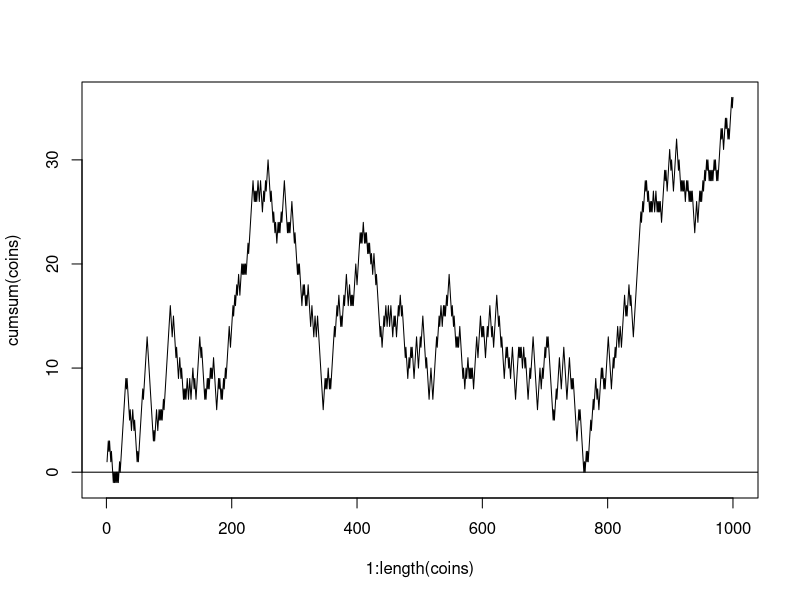
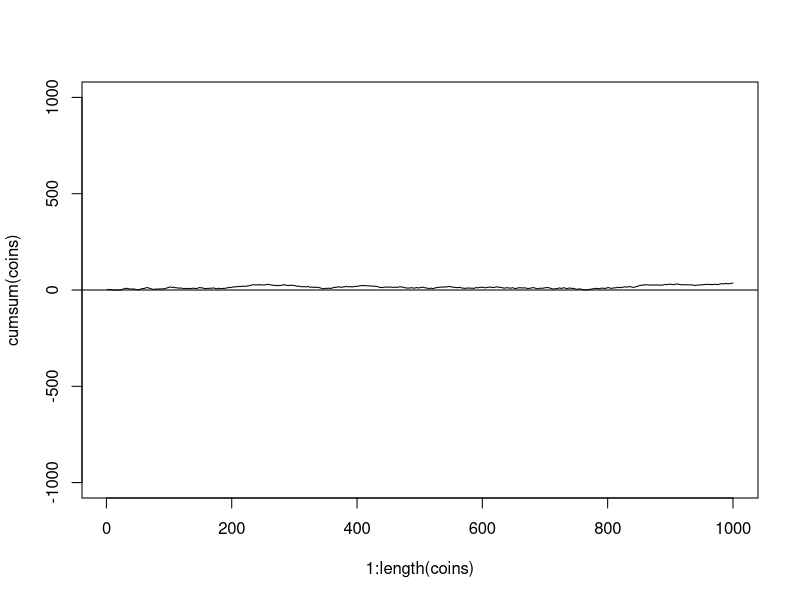
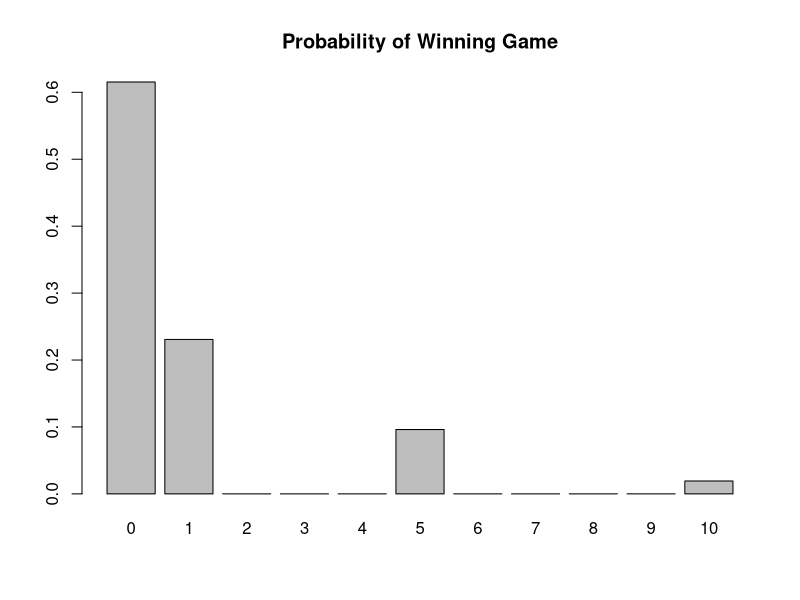
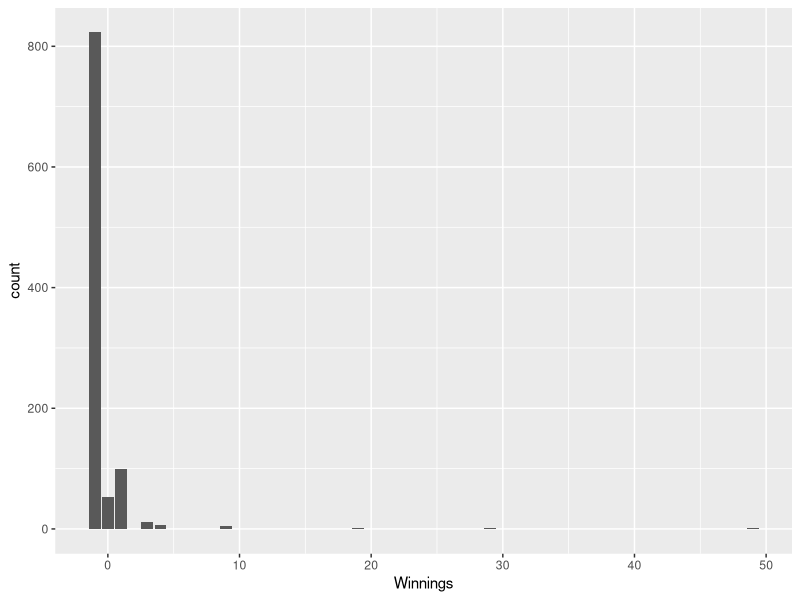

Write R code to recreate these figures, in order.
## ---- chunk 1
set.seed(2112)
library(ggplot2)
## ---- chunk 2
coins <- sample(c(-1,1), 1000, replace=TRUE)
plot(1:length(coins), cumsum(coins), type='l')
abline(h=0)
## ---- chunk 3
plot(1:length(coins), cumsum(coins), type='l', ylim=c(-1000, 1000))
abline(h=0)
## ---- chunk 4
cards <- data.frame(Event = c('Heart (not ace)','Ace','King of Spades','All else'),
	X = c(1, 5, 10, 0),	pX = c(12/52, 5/52, 1/52, 32/52) )
cards$XpX <- cards$X * cards$pX
cards2 <- rep(0, 11)
cards2[cards$X + 1] <- cards$pX
names(cards2) <- 0:10
barplot(cards2, main='Probability of Winning Game')
## ---- chunk 5
tickets <- as.data.frame(rbind(
	c(    '$1',    1,     15),
	c(    '$2',    2,     11),
	c(    '$4',    4,     62),
	c(    '$5',    5,    100),
	c(   '$10',   10,    143),
	c(   '$20',   20,    250),
	c(   '$30',   30,    562),
	c(   '$50',   50,   3482),
	c(  '$100',  100,   6681),
	c(  '$500',  500,  49440),
	c('$1500',  1500, 375214),
	c('$2500',  2500, 618000)
), stringsAsFactors=FALSE)
names(tickets) <- c('Winnings', 'Value', 'Odds')
tickets$Value <- as.integer(tickets$Value)
tickets$Odds <- as.integer(tickets$Odds)
## ---- chunk 6
odds <- sample(max(tickets$Odds), 1000, replace=TRUE)
vals <- rep(-1, length(odds))
for(i in 1:nrow(tickets)) {
	vals[odds %% tickets[i,'Odds'] == 0] <- tickets[i,'Value'] - 1 
}
head(vals, n=20)
mean(vals)
## ---- chunk 7
ggplot(data.frame(Winnings=vals), aes(x=Winnings)) + geom_bar(binwidth=1)
## ---- chunk 8
tickets <- as.data.frame(rbind(
	c(    '$1',    1,     15),
	c(    '$2',    2,     11),
	c(    '$4',    4,     62),
	c(    '$5',    5,    100),
	c(   '$10',   10,    143),
	c(   '$20',   20,    250),
	c(   '$30',   30,    562),
	c(   '$50',   50,   3482),
	c(  '$100',  100,   6681),
	c(  '$500',  500,  49440),
	c('$1500',  1500, 375214),
	c('$2500',  2500, 618000)
), stringsAsFactors=FALSE)
names(tickets) <- c('Winnings', 'Value', 'Odds')
tickets$Value <- as.integer(tickets$Value)
tickets$Odds <- as.integer(tickets$Odds)

tickets$xPx <- tickets$Value * (1 / tickets$Odds)
## ---- chunk 9
tickets
sum(tickets$xPx) - 1 # Expected value for one ticket
## ---- chunk 10
sum(tickets$xPx) - 1 # Expected value for one ticket
## ---- chunk 11
nGames <- 1
runs <- numeric(10000)
for(j in seq_along(runs)) {
	odds <- sample(max(tickets$Odds), nGames, replace = TRUE)
	vals <- rep(-1, length(odds))
	for(i in 1:nrow(tickets)) {
		vals[odds %% tickets[i,'Odds'] == 0] <- tickets[i,'Value'] - 1
	}
	runs[j] <- cumsum(vals)[nGames]
}
mean(runs)
